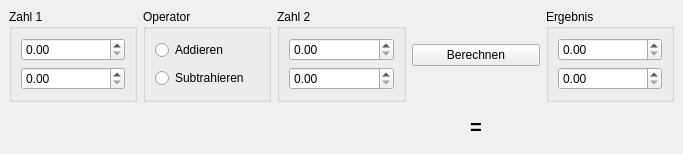
<?xml version="1.0" encoding="UTF-8"?>
<ui version="4.0">
 <class>MainWindow</class>
 <widget class="QMainWindow" name="MainWindow">
  <property name="geometry">
   <rect>
    <x>0</x>
    <y>0</y>
    <width>683</width>
    <height>154</height>
   </rect>
  </property>
  <property name="sizePolicy">
   <sizepolicy hsizetype="Maximum" vsizetype="Minimum">
    <horstretch>0</horstretch>
    <verstretch>0</verstretch>
   </sizepolicy>
  </property>
  <property name="minimumSize">
   <size>
    <width>683</width>
    <height>154</height>
   </size>
  </property>
  <property name="maximumSize">
   <size>
    <width>683</width>
    <height>154</height>
   </size>
  </property>
  <property name="windowTitle">
   <string>MainWindow</string>
  </property>
  <widget class="QWidget" name="centralwidget">
   <layout class="QGridLayout" name="gridLayout_10">
    <item row="0" column="0">
     <layout class="QGridLayout" name="gridLayout_9">
      <item row="0" column="0">
       <layout class="QGridLayout" name="gridLayout_3">
        <item row="1" column="0">
         <widget class="QLabel" name="label1">
          <property name="font">
           <font>
            <pointsize>15</pointsize>
            <weight>75</weight>
            <bold>true</bold>
           </font>
          </property>
          <property name="text">
           <string/>
          </property>
          <property name="alignment">
           <set>Qt::AlignCenter</set>
          </property>
         </widget>
        </item>
        <item row="0" column="1">
         <widget class="QGroupBox" name="groupBox_2">
          <property name="title">
           <string>Operator</string>
          </property>
          <layout class="QGridLayout" name="gridLayout_2">
           <item row="1" column="0">
            <widget class="QRadioButton" name="radioSubtrahieren">
             <property name="text">
              <string>Subtrahieren</string>
             </property>
            </widget>
           </item>
           <item row="0" column="0">
            <widget class="QRadioButton" name="radioAddieren">
             <property name="text">
              <string>Addieren</string>
             </property>
            </widget>
           </item>
          </layout>
         </widget>
        </item>
        <item row="1" column="2">
         <widget class="QLabel" name="label2">
          <property name="font">
           <font>
            <pointsize>15</pointsize>
            <weight>75</weight>
            <bold>true</bold>
           </font>
          </property>
          <property name="text">
           <string/>
          </property>
          <property name="alignment">
           <set>Qt::AlignCenter</set>
          </property>
         </widget>
        </item>
        <item row="0" column="2">
         <widget class="QGroupBox" name="groupBox_5">
          <property name="title">
           <string>Zahl 2</string>
          </property>
          <layout class="QGridLayout" name="gridLayout_7">
           <item row="0" column="0">
            <widget class="QDoubleSpinBox" name="spinReal2"/>
           </item>
           <item row="1" column="0">
            <widget class="QDoubleSpinBox" name="spinImag2"/>
           </item>
          </layout>
         </widget>
        </item>
        <item row="0" column="0">
         <widget class="QGroupBox" name="groupBox">
          <property name="title">
           <string>Zahl 1</string>
          </property>
          <layout class="QGridLayout" name="gridLayout">
           <item row="0" column="0">
            <widget class="QDoubleSpinBox" name="spinReal1"/>
           </item>
           <item row="1" column="0">
            <widget class="QDoubleSpinBox" name="spinImag1"/>
           </item>
          </layout>
         </widget>
        </item>
        <item row="0" column="3">
         <widget class="QPushButton" name="buttonBerechnen">
          <property name="text">
           <string>Berechnen</string>
          </property>
         </widget>
        </item>
        <item row="0" column="4">
         <widget class="QGroupBox" name="groupBox_6">
          <property name="title">
           <string>Ergebnis</string>
          </property>
          <layout class="QGridLayout" name="gridLayout_8">
           <item row="1" column="0">
            <widget class="QDoubleSpinBox" name="spinImagErgebnis"/>
           </item>
           <item row="0" column="0">
            <widget class="QDoubleSpinBox" name="spinRealErgebnis"/>
           </item>
          </layout>
         </widget>
        </item>
        <item row="1" column="4">
         <widget class="QLabel" name="labelErgebnis">
          <property name="font">
           <font>
            <pointsize>15</pointsize>
            <weight>75</weight>
            <bold>true</bold>
           </font>
          </property>
          <property name="text">
           <string/>
          </property>
          <property name="alignment">
           <set>Qt::AlignCenter</set>
          </property>
         </widget>
        </item>
        <item row="1" column="1">
         <widget class="QLabel" name="labelOperator">
          <property name="font">
           <font>
            <pointsize>15</pointsize>
            <weight>75</weight>
            <bold>true</bold>
           </font>
          </property>
          <property name="text">
           <string/>
          </property>
          <property name="alignment">
           <set>Qt::AlignCenter</set>
          </property>
         </widget>
        </item>
        <item row="1" column="3">
         <widget class="QLabel" name="labelCalc">
          <property name="font">
           <font>
            <pointsize>15</pointsize>
            <weight>75</weight>
            <bold>true</bold>
           </font>
          </property>
          <property name="text">
           <string>=</string>
          </property>
          <property name="alignment">
           <set>Qt::AlignCenter</set>
          </property>
         </widget>
        </item>
       </layout>
      </item>
     </layout>
    </item>
   </layout>
  </widget>
 </widget>
 <resources/>
 <connections/>
</ui>
